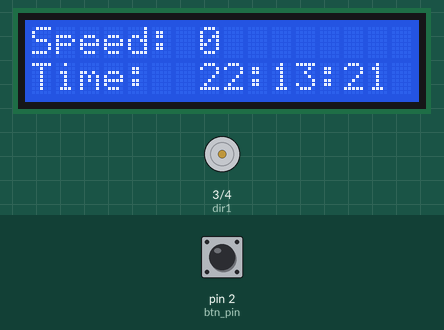
A sketch run on a simulated Arduino Uno, built with avr-gcc and run on an emulated ATmega328P. Shown: 16×2 character LCD, motor-driver pin pairs drawn as motors (green arrow = first pin HIGH = forward, orange = second pin HIGH = backward, longer = more drive, scaled by the enable pin). The inputs (shaded band) are chosen by the test bench; at power-on: pin 2 (btn_pin) LOW. The local clock reads 2024-03-15 10:24:30 at power-on unless the sketch sets it; what the sketch prints to the serial monitor is not drawn.

Above: at 1.2 s.
1.3 s: pin 2 (btn_pin) pulled HIGH for 1.3 s
At 3.82 s:
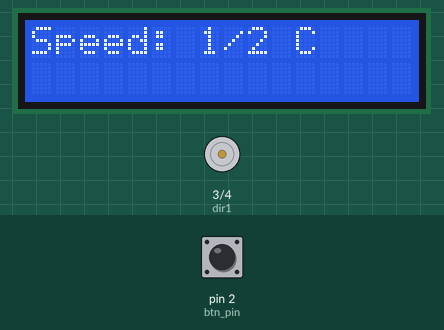
At 4.7 s:
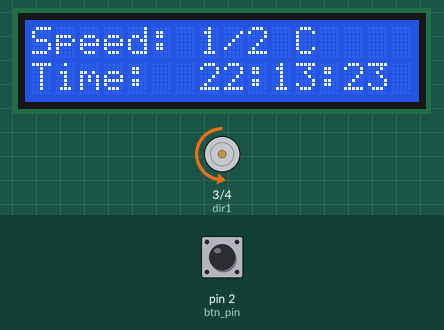
6.4 s: pin 2 (btn_pin) pulled HIGH for 3.2 s
At 11.5 s:
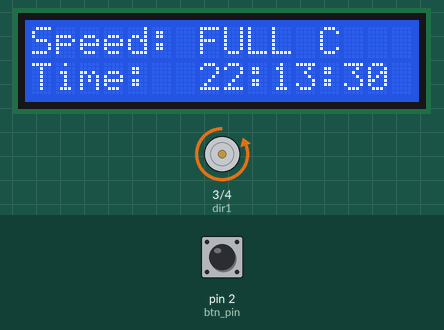
Timing chart, 0 to 14.4 s (numbered marks = the images above; inputs shaded):
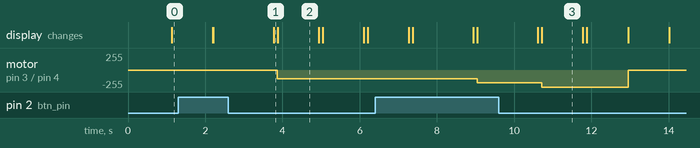

Measured:
- after the input at 1.3 s, motor on pin 3 (dir1) / pin 4 (dir2): stopped → backward 128/255 after 2.6 s
- after the input at 6.4 s, motor on pin 3 (dir1) / pin 4 (dir2): backward 128/255 → backward 191/255 after 2.6 s, → backward 255/255 1.7 s later, → stopped 2.2 s later
- what the display in image 2 shows lasts 1.0 s, from 3.9 s to 4.9 s

The sketch:

Lab_3.ino
```cpp
#include <DS1307RTC.h>
#include <LiquidCrystal.h>
#include <Wire.h>
#include "RTClib.h"
RTC_DS1307 rtc;

int sec = 0;                 // the seconds component of the time
int num_prs = 0;             // the number of button presses
int buttonState = 0;         //

const int btn_pin = 2;       // the buttons pin
int dir1 = 3;                // pin for the first directional output
int dir2 = 4;                // pin for the second directional output
int speedPin = 5;            // pin for the speed
LiquidCrystal lcd(7, 8, 9, 10, 11, 12);

void setup() {
    Serial.begin(9600);
    lcd.begin(16,2);
    if (! rtc.begin()){
        lcd.print("Couldn't find RTC");
        while (1);
    }
    if (! rtc.isrunning()){
        lcd.print("RTC is NOT running!");
    }

    rtc.adjust(DateTime(F(__DATE__), F(__TIME__)));
    pinMode(btn_pin, INPUT);
    pinMode(speedPin, OUTPUT);
    pinMode(dir1, OUTPUT);
    pinMode(dir2, OUTPUT);
}

void loop() {
    buttonState = digitalRead(btn_pin);
    lcd.setCursor(0,1);
    lcd.print("Time:  ");
    DateTime now = rtc.now();
    Serial.println(now.second());
    sec = now.second ();
    lcd.print(now.hour());
    lcd.print(':');
    lcd.print(now.minute());
    lcd.print(':');
    lcd.print(now.second());
    lcd.print("   ");
    delay(1000);
    // put your main code here, to run repeatedly

    if (sec > 30){
        num_prs=0;
        lcd.begin(16,2);
        lcd.setCursor(0,0);
        lcd.print("Speed: 0");
        digitalWrite(dir1, LOW);
        digitalWrite(dir2, LOW);
        analogWrite(speedPin, 0);
    }
    else{
        if (buttonState == HIGH){
            num_prs = num_prs + 1;
            delay(500);
        }
        if (num_prs == 0){
            lcd.begin(16,2);
            lcd.setCursor(0,0);
            lcd.print("Speed: 0");
            digitalWrite(dir1, LOW);
            digitalWrite(dir2, LOW);
            analogWrite(speedPin, 0);
        }
        else if (num_prs == 1){
            lcd.begin(16,2);
            lcd.setCursor(0,0);
            lcd.print("Speed: 1/2 C");
            digitalWrite(dir1, LOW);
            digitalWrite(dir2, HIGH);
            delay(100);
            analogWrite(speedPin, 128);
        }
        else if (num_prs == 2){
            lcd.begin(16,2);
            lcd.setCursor(0,0);
            lcd.print("Speed: 3/4 C");
            digitalWrite(dir1, LOW);
            digitalWrite(dir2, HIGH);
            delay(100);
            analogWrite(speedPin,191);
        }
        else if (num_prs == 3){
            lcd.begin(16,2);
            lcd.setCursor(0,0);
            lcd.print("Speed: FULL C");
            digitalWrite(dir1, LOW);
            digitalWrite(dir2, HIGH);
            delay(100);
            analogWrite(speedPin,255);
        }
        else if (num_prs == 4){
            lcd.begin(16,2);
            lcd.setCursor(0,0);
            lcd.print("Speed: 1/2 CC");
            digitalWrite(dir1, HIGH);
            digitalWrite(dir2, LOW);
            delay(100);
            analogWrite(speedPin,128);
        }
        else if (num_prs == 5){
            lcd.begin(16,2);
            lcd.setCursor(0,0);
            lcd.print("Speed: 3/4 CC");
            digitalWrite(dir1, HIGH);
            digitalWrite(dir2, LOW);
            delay(100);
            analogWrite(speedPin,191);
        }
        else if (num_prs == 6){
            lcd.begin(16,2);
            lcd.setCursor(0,0);
            lcd.print("Speed: FULL CC");
            digitalWrite(dir1, HIGH);
            digitalWrite(dir2, LOW);
            delay(100);
            analogWrite(speedPin,255);
        }
        else{
            digitalWrite(dir1, LOW);
            digitalWrite(dir2, LOW);
            delay(100);
            analogWrite(speedPin,0);
            num_prs=0;
        }
    }
    Serial.print("num_prs = ");
    Serial.print(num_prs);
    Serial.print("\n");
}
```
